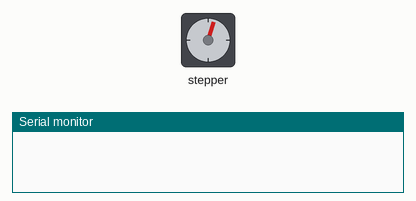
The sketch below on a simulated Arduino Uno, built with avr-gcc and run on an emulated ATmega328P. Shown: stepper motor, the last lines printed to the serial monitor. Stepper angles assume 2048 steps per turn.

Above: at 1.57 s.
At 11.58 s:
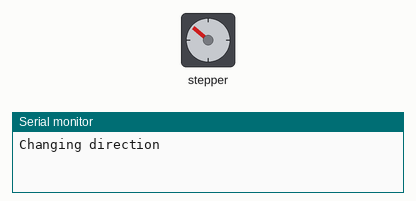
At 19.72 s:
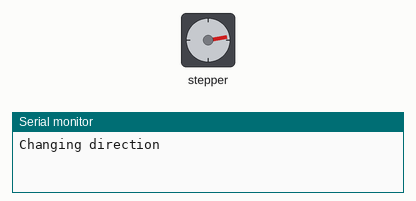
At 37.77 s:
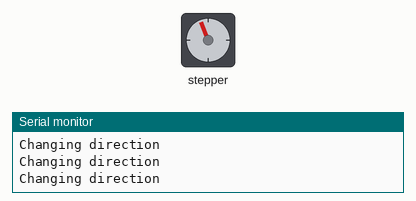
Timing chart, 0 to 40.0 s (numbered marks = the images above):
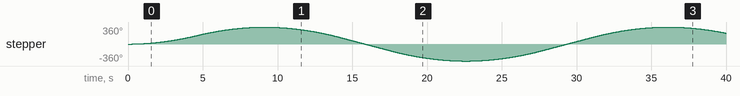

The sketch:

13_Stepper_Motor_ESP8266.ino
```cpp
#include <AccelStepper.h>

const int stepsPerRevolution = 2048;

#define IN1 5 //D1
#define IN2 4 //D2
#define IN3 14 //D5
#define IN4 12 //D6

AccelStepper stepper(AccelStepper::HALF4WIRE, IN1, IN3, IN2, IN4);

void setup() {
  Serial.begin(115200);
  stepper.setMaxSpeed(500);
  stepper.setAcceleration(100);
  stepper.moveTo(stepsPerRevolution);
}

void loop() {

  if (stepper.distanceToGo() == 0) {
    stepper.moveTo(-stepper.currentPosition());
    Serial.println("Changing direction");
  }
  stepper.run();
}
```

Measured:
- by itself, stepper: turns 360° clockwise in 8.8 s, then 720° counter-clockwise in 13.2 s, then 720° clockwise in 13.2 s, then 128° counter-clockwise in 3.7 s
